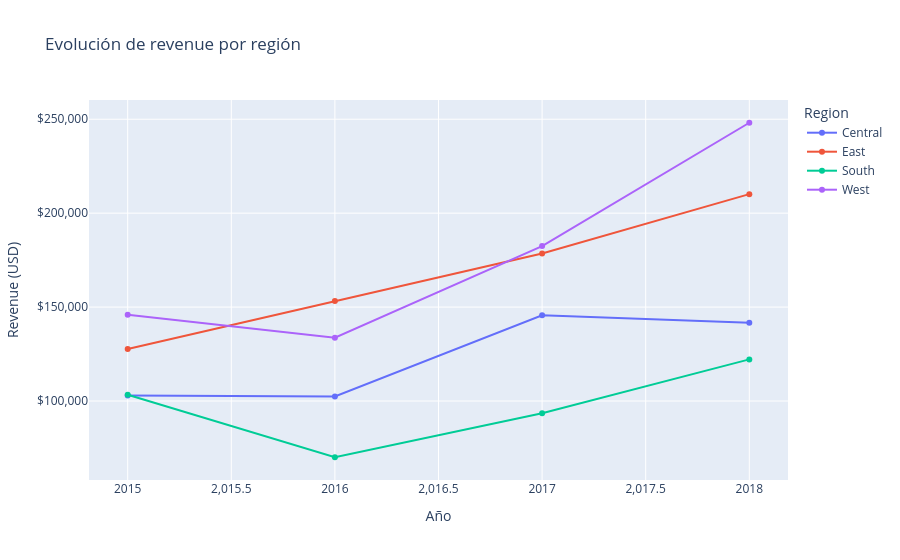

Source (notebook cell):
### Markdown cell above
## 4 — Descomposición por región — ¿dónde está el problema?

### Code cell
rev_reg_año = (
    df.groupby(['año', 'Region'])['Sales']
    .sum()
    .reset_index()
    .rename(columns={'Sales': 'revenue'})
)

pivot_reg = (
    rev_reg_año[rev_reg_año['año'].isin([penultimo, ultimo])]
    .pivot(index='Region', columns='año', values='revenue')
    .assign(variacion_pct = lambda x: ((x[ultimo] - x[penultimo]) / x[penultimo] * 100).round(1))
    .sort_values('variacion_pct', ascending=False)
)

print(f'Variación {penultimo} → {ultimo} por región:')
print(pivot_reg.to_string())

fig = px.line(
    rev_reg_año,
    x='año',
    y='revenue',
    color='Region',
    markers=True,
    title='Evolución de revenue por región',
    labels={'revenue': 'Revenue (USD)', 'año': 'Año'},
)
fig.update_layout(yaxis_tickformat='$,.0f')
fig.show()

### Figure 1 — Plotly figure (JSON) as saved in the notebook; plotly's stock layout.template omitted (floating-point values rounded to 4 significant figures)
{"data": [{"hovertemplate": "Region=Central<br>Año=%{x}<br>Revenue (USD)=%{y}<extra></extra>", "legendgroup": "Central", "line": {"color": "#636efa", "dash": "solid"}, "marker": {"symbol": "circle"}, "mode": "lines+markers", "name": "Central", "orientation": "v", "showlegend": true, "type": "scatter", "x": [2015, 2016, 2017, 2018], "xaxis": "x", "y": [102900.0, 102400.0, 145700.0, 141600.0], "yaxis": "y"}, {"hovertemplate": "Region=East<br>Año=%{x}<br>Revenue (USD)=%{y}<extra></extra>", "legendgroup": "East", "line": {"color": "#EF553B", "dash": "solid"}, "marker": {"symbol": "circle"}, "mode": "lines+markers", "name": "East", "orientation": "v", "showlegend": true, "type": "scatter", "x": [2015, 2016, 2017, 2018], "xaxis": "x", "y": [127700.0, 153200.0, 178500.0, 210100.0], "yaxis": "y"}, {"hovertemplate": "Region=South<br>Año=%{x}<br>Revenue (USD)=%{y}<extra></extra>", "legendgroup": "South", "line": {"color": "#00cc96", "dash": "solid"}, "marker": {"symbol": "circle"}, "mode": "lines+markers", "name": "South", "orientation": "v", "showlegend": true, "type": "scatter", "x": [2015, 2016, 2017, 2018], "xaxis": "x", "y": [103400.0, 70080.0, 93540.0, 122200.0], "yaxis": "y"}, {"hovertemplate": "Region=West<br>Año=%{x}<br>Revenue (USD)=%{y}<extra></extra>", "legendgroup": "West", "line": {"color": "#ab63fa", "dash": "solid"}, "marker": {"symbol": "circle"}, "mode": "lines+markers", "name": "West", "orientation": "v", "showlegend": true, "type": "scatter", "x": [2015, 2016, 2017, 2018], "xaxis": "x", "y": [145900.0, 133700.0, 182500.0, 248100.0], "yaxis": "y"}], "layout": {"legend": {"title": {"text": "Region"}, "tracegroupgap": 0}, "title": {"text": "Evolución de revenue por región"}, "xaxis": {"anchor": "y", "domain": [0.0, 1.0], "title": {"text": "Año"}}, "yaxis": {"anchor": "x", "domain": [0.0, 1.0], "tickformat": "$,.0f", "title": {"text": "Revenue (USD)"}}}}
